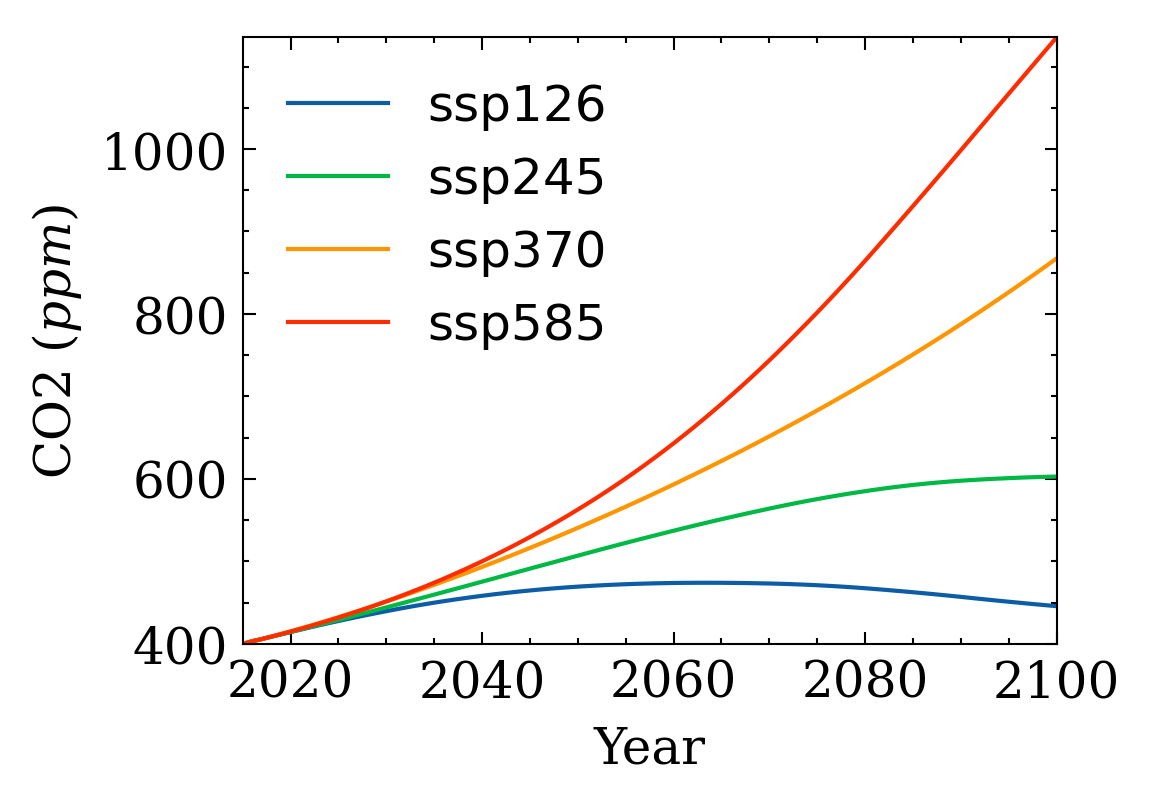

The script that saved this image:
# -*- coding: utf-8 -*-
__author__ = "Zhongwang Wei / [email redacted]"
__version__ = "0.1"
__release__ = "0.1"
__date__ = "Oct 2020"

import xarray as xr
import pandas as pd
import numpy as np
import matplotlib.pyplot as plt
from pylab import rcParams
import matplotlib
### Plot settings
font = {'family' : 'DejaVu Sans'}
#font = {'family' : 'Myriad Pro'}
matplotlib.rc('font', **font)

params = {'backend': 'ps',
          'axes.labelsize': 12,
          'grid.linewidth': 0.2,
          'font.size': 15,
          'legend.fontsize': 12,
          'legend.frameon': False,
          'xtick.labelsize': 12,
          'xtick.direction': 'out',
          'ytick.labelsize': 12,
          'ytick.direction': 'out',
          'savefig.bbox': 'tight',
          'axes.unicode_minus': False,
          'text.usetex': False}
rcParams.update(params)
pparam  = dict(xlabel='Year', ylabel='CO2 ($ppm$)')
path = '/stu01/xuqch3/finished/data/'

pathin=f'{path}/PCSE/co2/'
pathout = './'
if __name__=='__main__':
    import glob, os, shutil
    ssps     = ['ssp126','ssp245','ssp370','ssp585']
    header_list = ["year", "co2"]
    
    with plt.style.context(['science','no-latex']):
        fig, ax = plt.subplots()
        for ssp in ssps:
            dco2 = pd.read_csv(f'{pathin}/co2_{ssp}_annual_2015_2100.txt', delimiter=r"\s+", names=header_list)
            ax.plot(dco2['year'], dco2['co2'], label=ssp)
    ax.legend()
    ax.autoscale(tight=True)
    ax.set(**pparam)
    #fig.savefig(f'{pathout}/plot_co2.pdf')
    fig.savefig(f'{pathout}/plot_co2.png', dpi=300)
    fig.savefig(f'{pathout}/plot_co2.eps', dpi=300)



